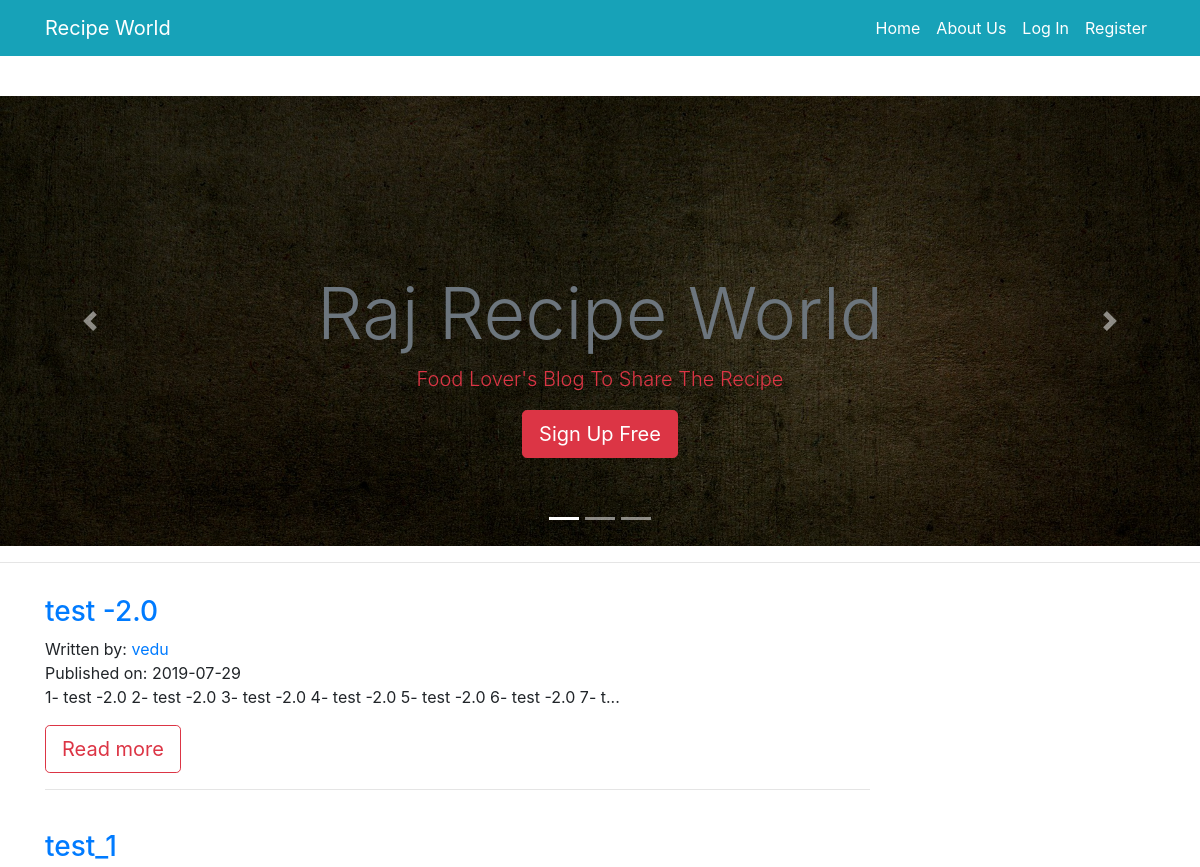
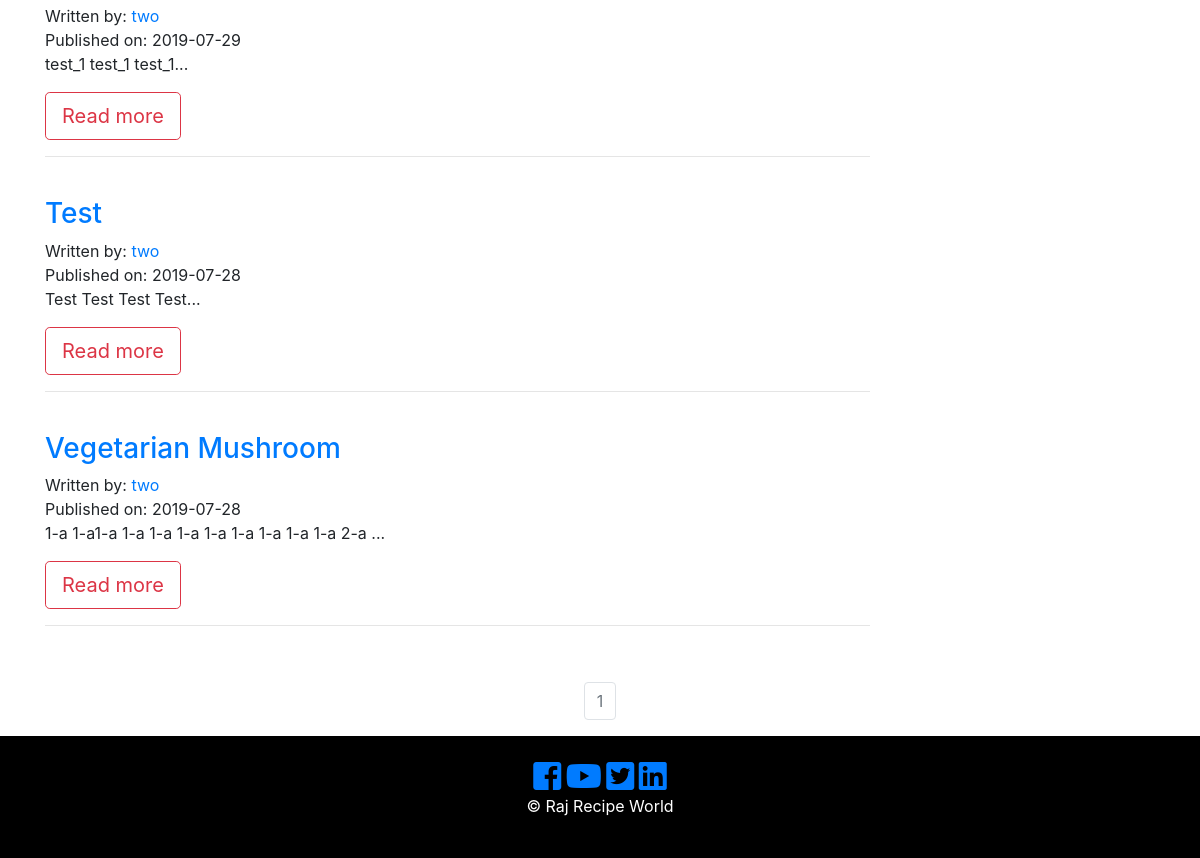
Before: / with the older database file (2 pictures, top to bottom).
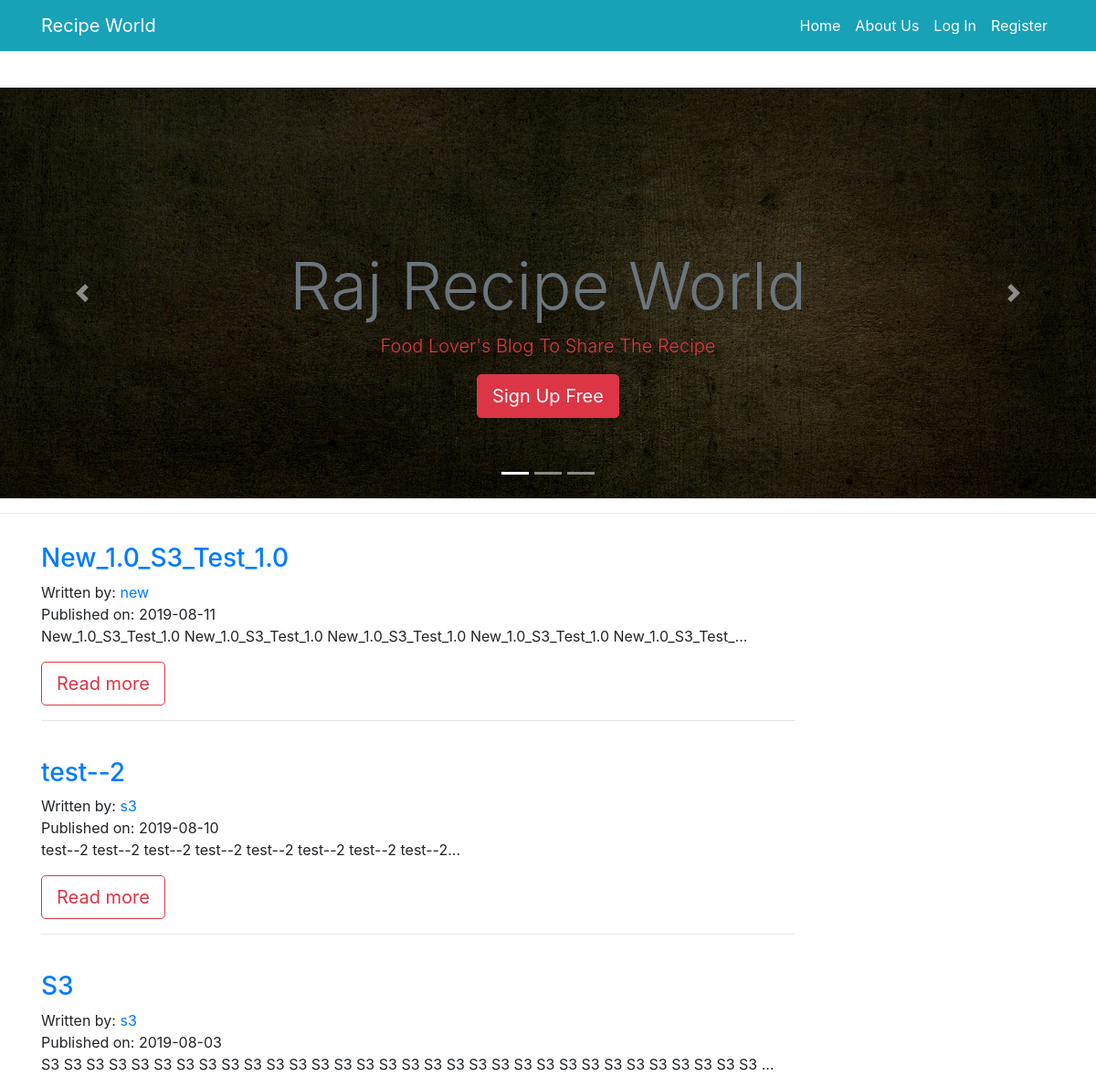
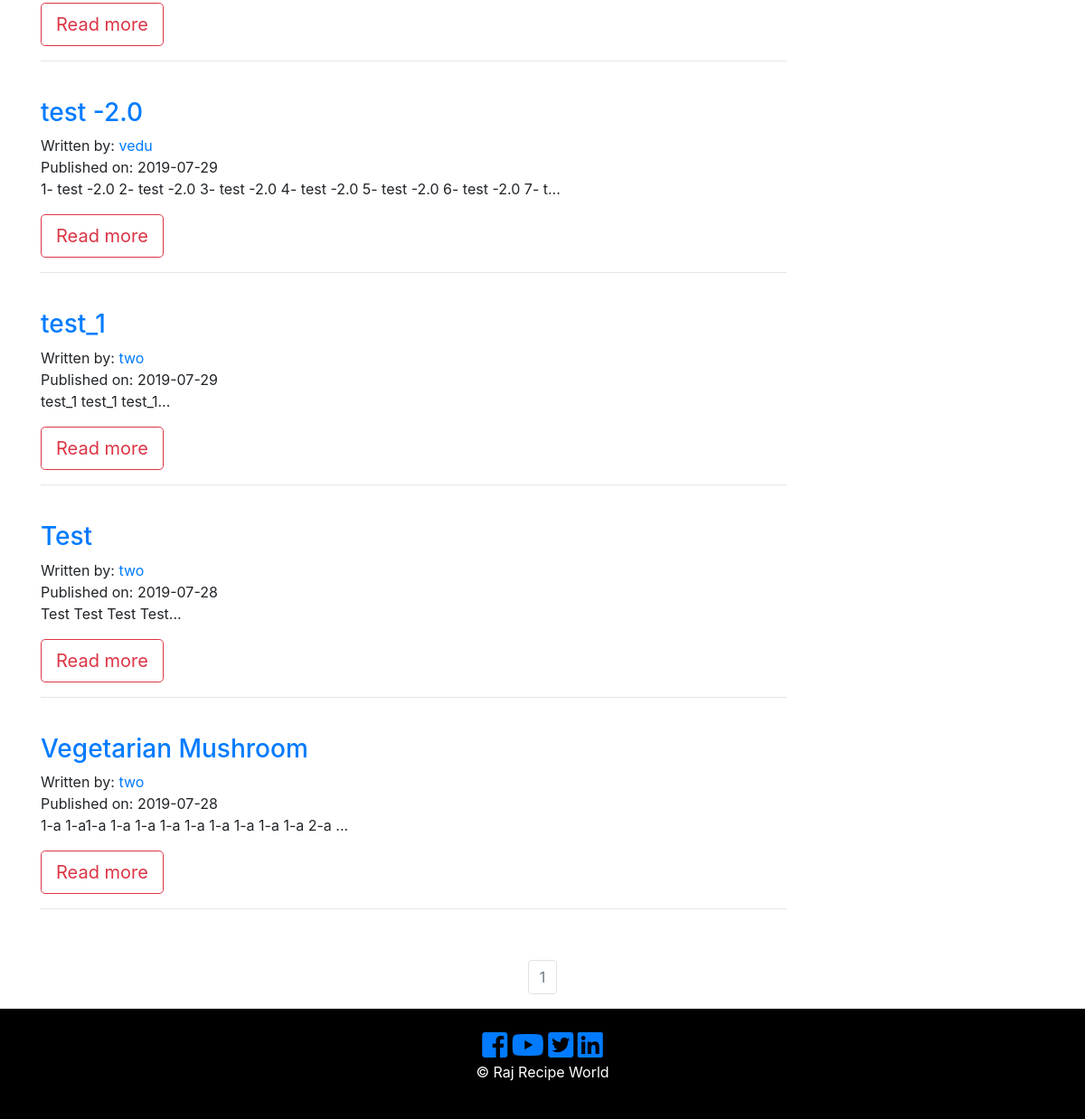
After: the same page with the newer database file (2 pictures, top to bottom).
### recipe_app/models.py (models this page shows, shortened)
class RecipePost(db.Model):
    users = db.relationship(User)
    id = db.Column(db.Integer, primary_key=True)
    user_id = db.Column(db.Integer, db.ForeignKey('users.id'), nullable=False)
    date = db.Column(db.DateTime, nullable=False, default=datetime.utcnow)
    recipe_image = db.Column(db.String(128), default=None, nullable=True)
    recipe_name = db.Column(db.String(164), nullable=False)
    course = db.Column(db.String(164), nullable=False)
    food_category = db.Column(db.String(164), nullable=False)
    cuisine = db.Column(db.String(164), nullable=False)
    prep_time = db.Column(db.String(164), nullable=False)
    cook_time = db.Column(db.String(164), nullable=False)
    allergens = db.Column(db.String(164), nullable=False)
    serving = db.Column(db.String(164), nullable=False)
    ingredients = db.Column(db.Text, nullable=False)
    recipe_description = db.Column(db.Text, nullable=False)

class User(db.Model, UserMixin):
     __tablename__ = 'users'
     id = db.Column(db.Integer, primary_key = True)
     picture = db.Column(db.String(128), default='default_profile.png', nullable=False)
     email = db.Column(db.String(64), unique=True, index=True)
     username = db.Column(db.String(64), unique=True, index=True)
     password_hash = db.Column(db.String(128))
     recipe = db.relationship('RecipePost', backref='author', lazy=True)

### recipe_app/core/views.py (the view)
@core.route('/')
def index():
    page = request.args.get('page', 1, type=int)
    all_recipies_posts = RecipePost.query.order_by(RecipePost.date.desc()).paginate(page=page, per_page=10)
    return render_template('index.html', all_recipies_posts = all_recipies_posts)

### recipe_app/templates/index.html (shortened to what this page needs)
{% extends "base.html" %}
{% block content %}
  <section id="showcase" class="">
    <div id="myCarousel" class="carousel slide" data-ride="carousel">
      <ol class="carousel-indicators">
        <li data-target="#myCarousel" data-slide-to="0" class="active"></li>
        <li data-target="#myCarousel" data-slide-to="1"></li>
        <li data-target="#myCarousel" data-slide-to="2"></li>
      </ol>
      <div class="carousel-inner">
        <div class="carousel-item carousel-image-1 active">
          <div class="container">
            <div class="carousel-caption d-none d-sm-block text-center mb-5">
              <h1 class="display-3 text-secondary"> Raj Recipe World</h1>
              <p class="lead text-danger"> Food Lover's Blog To Share The Recipe </p>
              <a href="contact.html" class="btn btn-danger btn-lg">Sign Up Free</a>
            </div>
          </div>
        </div>
      </div>
      <a href="#myCarousel" data-slide="prev" class="carousel-control-prev">
        <span class="carousel-control-prev-icon"></span>
      </a>
      <a href="#myCarousel" data-slide="next" class="carousel-control-next">
        <span class="carousel-control-next-icon"></span>
      </a>
    </div>
  </section>
  <hr>
<section id="info" class="py-3">
  <div class="container">
    {% for recipe in all_recipies_posts.items %}
    <div class="row">
      <div class="col-md-9 align-self-center">
        <h3> <a href="{{ url_for('recipe_posts.recipe_post', recipe_post_id=recipe.id) }}">{{ recipe.recipe_name }}</a> </h3>
          <p>
            Written by: <a href="{{ url_for('users.user_recipies', username = recipe.author.username) }}">{{ recipe.author.username }}</a>
            <br/>
            Published on: {{ recipe.date.strftime('%Y-%m-%d') }}
            <br/>
            {{ recipe.recipe_description[:100] }}...
            </p>
              <a href="{{ url_for('recipe_posts.recipe_post', recipe_post_id=recipe.id) }}" class="btn btn-outline-danger btn-lg">Read more</a>
              <hr>
               <br/>
          </div>
            <div class="col-md-3">
             </div>
           </div>
           {% endfor %}
  </div>
</section>
<nav aria-label="Page navigation example">
  <ul class="pagination justify-content-center">
    {% for page_num in all_recipies_posts.iter_pages(left_edge=1, right_edge=1, left_current=1, right_current=2) %}
            {% if all_recipies_posts.page == page_num %}
              <li class="page-item disabled">
                <a class="page-link" href="{{ url_for('core.index', page=page_num) }}">{{ page_num }}</a>
              </li>
            {% else %}
              <li class="page-item">
                <a class="page-link" href="{{ url_for('core.index', page=page_num) }}">{{ page_num }}</a>
              </li>
            {% endif %}
    {% endfor %}
  </ul>
</nav>
{% endblock %}

### recipe_app/templates/base.html (shortened to what this page needs)
<!DOCTYPE html>
<html>
  <head>
      <link rel="stylesheet" href="https://stackpath.bootstrapcdn.com/bootstrap/4.3.1/css/bootstrap.min.css">
      <link type="text/css" rel="stylesheet" href="{{ url_for('static', filename='css/master.css') }}"/>
      <link rel="stylesheet" href="https://use.fontawesome.com/releases/v5.3.1/css/all.css"
>
  </head>
<body>
  <header class="py-5" >
<nav class="navbar navbar-expand-sm navbar-dark bg-info fixed-top ">
    <div class="container">
      <a href="{{ url_for('core.index') }}" target="_blank" class="navbar-brand">Recipe World</a>
      <div class="collapse navbar-collapse" id="navbarCollapse">
         <ul class="navbar-nav ml-auto">
            <li class="nav-item active">
              <a class="nav-link text-white" href="{{ url_for('core.index') }}">Home</a>
            </li>
            <li class="nav-item">
              <a class="nav-link text-white" href="{{ url_for('core.info') }}">About Us</a>
            </li>
            {% if current_user.is_authenticated %}
            <li class="nav-item">
                <a class="nav-link text-white" href="{{ url_for('users.logout') }}">Log Out</a>
            </li>
            <li class="nav-item">
                <a class="nav-link text-white" href="{{ url_for('users.account') }}">Account</a>
            </li>
            <li class="nav-item">
                <a class="nav-link text-white" href="{{ url_for('recipe_posts.create_recipe') }}">Add Recipe</a>
            </li>
             <li class="nav-item">
                <a class="nav-link text-white" href="{{ url_for('users.user_recipies' , username=current_user.username) }}">{{ current_user }}</a>
              </li>
              {% else %}
              <li class="nav-item">
                  <a class="nav-link text-white" href="{{ url_for('users.login') }}"> Log In </a>
              </li>
              <li class="nav-item">
                  <a class="nav-link text-white" href="{{ url_for('users.register') }}"> Register </a>
              </li>
              {% endif %}
    </ul>
    </div>
   </div>
  </nav>
 </header>
  {% block content %}
  {% endblock %}
         <footer id="main-footer" class="text-center p-4">
          <div class="container">
              <div class="row">
                <div class="col">
                    <a href="#"> <i class="fab fa-facebook-square fa-2x"> </i> </a>
                    <a href="#"> <i class="fab fa-youtube fa-2x"> </i> </a>
                    <a href="#"> <i class="fab fa-twitter-square fa-2x"></i> </a>
                    <a href="#"> <i class="fab fa-linkedin fa-2x"></i> </a>
                  <p> &copy;
                     Raj Recipe World </p>
                </div>
              </div>
            </div>
          </footer>
  </body>
</html>

### recipe_app/static/css/master.css (style rules this page uses)
.carousel-item { height: 450px; }
.carousel-image-1 { background: url('../img/cook-3_1920.jpg'); background-size: cover; }
#main-footer { background: #000; color: #fff; }

Changed rows visible on the page:
added RecipePost: recipe_name "New_1.0_S3_Test_1.0", author.username "new", date "2019-08-11", recipe_description "New_1.0_S3_Test_1.0 New_1.0_S3_Test_1.0 New_1.0_S3_Test_1.0 New_1.0_S3_Test_1.0 New_1.0_S3_Test_"
added RecipePost: recipe_name "test--2", author.username "s3", date "2019-08-10", recipe_description "test--2 test--2 test--2 test--2 test--2 test--2 test--2 test--2"
added RecipePost: recipe_name "S3", author.username "s3", date "2019-08-03", recipe_description "S3 S3 S3 S3 S3 S3 S3 S3 S3 S3 S3 S3 S3 S3 S3 S3 S3 S3 S3 S3 S3 S3 S3 S3 S3 S3 S3 S3 S3 S3 S3 S3"
